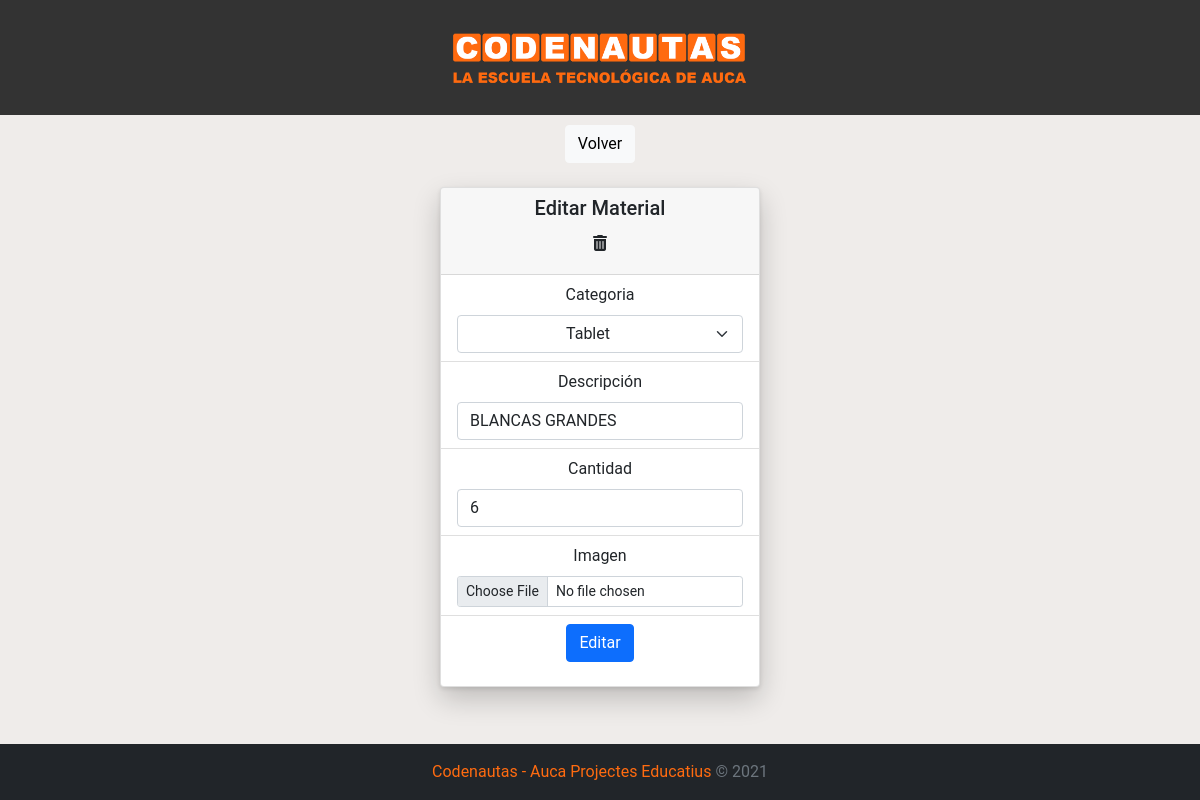
The app's page /editarMaterial.php?id=27 with its own data.
### tables this page shows
CREATE TABLE `material` (
  `id` int(11) NOT NULL,
  `descripcion` varchar(200) NOT NULL,
  `cantidad` int(11) NOT NULL,
  `categoria` varchar(200) NOT NULL,
  `imagen` varchar(300) NOT NULL
);

### editarMaterial.php (the view, shortened to what this page needs)
<?php
    require 'database.php';
    $id = $_GET["id"];
    $select = "SELECT * FROM material WHERE id = '$id'";
    $query = $conn->query($select);
    $count = $query->rowCount();
    if ($count != 0)
    {
        foreach ($query as $row)
        {
            $descripcion =  $row['descripcion'];
            $cantidad = $row['cantidad'];
            $categoria = $row['categoria'];
        }
    }
?>
<html>
    <head>
        <link href="https://cdn.jsdelivr.net/npm/bootstrap@5.0.2/dist/css/bootstrap.min.css" rel="stylesheet">
        <link rel="stylesheet" type="text/css" href="assets/css/estilo.css">
        <link rel="stylesheet" type="text/css" href="assets/css/avatar.css">
    </head>
    <body style=" background-color: #efecea; background-size: cover;">
        <?php require('vista/header.php'); ?>
        <div>
            <button type="button" class="btn btn-light" onclick="volver(event)">Volver</button>
        </div>
        <br>
        <div class="container">
            <div class="row row-cols-1 row-cols-sm-1 row-cols-md-1 g-3">
                <div class="col">
                    <div class="card" id="input-card" style="width: 20rem; display: block; margin: 0 auto;">
                        <form enctype="multipart/form-data" id="subidaImagen" method="post">
                            <div class="card-header">
                                <h5>Editar Material<h5>
                                <button type="button" class="btn" data-bs-toggle="modal" data-bs-target="#staticBackdrop"><i class="fa-solid fa-trash-can"></i></button>
                            </div>
                            <ul class="list-group list-group-flush">
                                <li class="list-group-item">
                                    <label class="form-label">Categoria</label>
                                    <select class="form-select" style="text-align: center;" id="categoria">
                                        <?php
                                            switch($categoria)
                                            {
                                                case "tablet":
                                                    echo "<option value='tablet' selected>Tablet</option>";
                                                    break;
                                            }
                                        ?>
                                    </select>
                                </li>
                                <li class="list-group-item">
                                    <label class="form-label">Descripción</label>
                                    <input type="text" id="descripcion" class="form-control" value="<?php echo $descripcion?>"/>
                                </li>
                                <li class="list-group-item">
                                    <label class="form-label">Cantidad</label>
                                    <input type="number" class="form-control" id="cantidad" value="<?php echo $cantidad?>"/>
                                </li>
                                <li class="list-group-item">
                                    <label class="form-label">Imagen</label>
                                    <input class="form-control form-control-sm" type="file" id="imagen">
                                </li>
                                <li class="list-group-item">
                                    <button type="button" class="btn btn-primary" id="btn">Editar</button>
                                </li>
                            </ul>
                        </form>
                    </div>
                </div>
            </div>
        </div>
        <br>
        <?php require('vista/footer.php'); ?>
    </body>
</html>

### assets/css/estilo.css (style rules this page uses)
body { margin: 0; padding: 0; font-family: 'Roboto', sans-serif; text-align: center; }
#input-card { box-shadow: rgb(0 0 0 / 20%) 0px 12px 28px 0px, rgb(0 0 0 / 10%) 0px 2px 4px 0px, rgb(255 255 255 / 5%) 0px 0px 0px 1px inset; }

### records on screen
material: categoria "Tablet", descripcion "BLANCAS GRANDES", cantidad "6"
